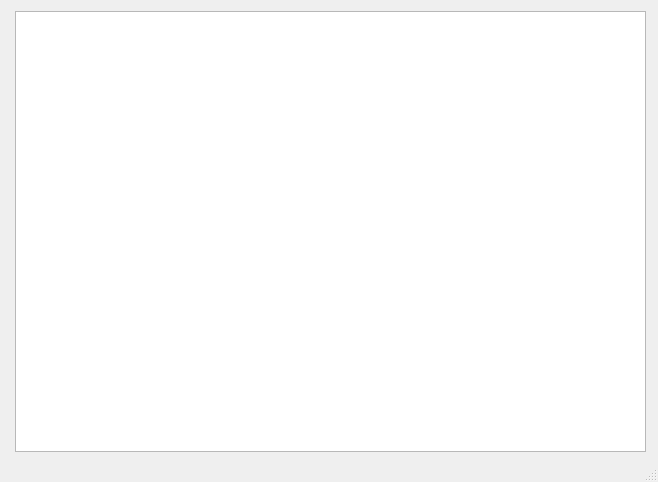
<?xml version="1.0" encoding="UTF-8"?>
<ui version="4.0">
 <class>MainWindow</class>
 <widget class="QMainWindow" name="MainWindow">
  <property name="geometry">
   <rect>
    <x>0</x>
    <y>0</y>
    <width>658</width>
    <height>482</height>
   </rect>
  </property>
  <property name="windowTitle">
   <string>MainWindow</string>
  </property>
  <widget class="QWidget" name="centralwidget">
   <widget class="QTableWidget" name="tableWidget">
    <property name="geometry">
     <rect>
      <x>15</x>
      <y>11</y>
      <width>631</width>
      <height>441</height>
     </rect>
    </property>
   </widget>
  </widget>
  <widget class="QStatusBar" name="statusbar"/>
 </widget>
 <resources/>
 <connections/>
</ui>
